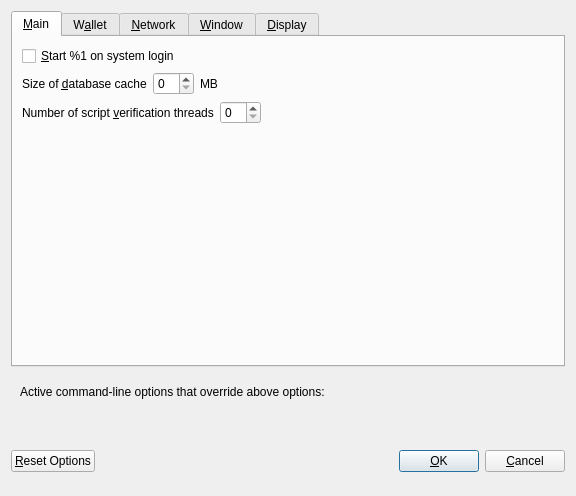
<?xml version="1.0" encoding="UTF-8"?>
<ui version="4.0">
 <class>OptionsDialog</class>
 <widget class="QDialog" name="OptionsDialog">
  <property name="geometry">
   <rect>
    <x>0</x>
    <y>0</y>
    <width>576</width>
    <height>496</height>
   </rect>
  </property>
  <property name="windowTitle">
   <string>Options</string>
  </property>
  <property name="modal">
   <bool>true</bool>
  </property>
  <layout class="QVBoxLayout" name="verticalLayout">
   <item>
    <widget class="QTabWidget" name="tabWidget">
     <property name="currentIndex">
      <number>0</number>
     </property>
     <widget class="QWidget" name="tabMain">
      <attribute name="title">
       <string>&amp;Main</string>
      </attribute>
      <layout class="QVBoxLayout" name="verticalLayout_Main">
       <item>
        <widget class="QCheckBox" name="bitcoinAtStartup">
         <property name="toolTip">
          <string>Automatically start %1 after logging in to the system.</string>
         </property>
         <property name="text">
          <string>&amp;Start %1 on system login</string>
         </property>
        </widget>
       </item>
       <item>
        <layout class="QHBoxLayout" name="horizontalLayout_2_Main">
         <item>
          <widget class="QLabel" name="databaseCacheLabel">
           <property name="text">
            <string>Size of &amp;database cache</string>
           </property>
           <property name="textFormat">
            <enum>Qt::PlainText</enum>
           </property>
           <property name="buddy">
            <cstring>databaseCache</cstring>
           </property>
          </widget>
         </item>
         <item>
          <widget class="QSpinBox" name="databaseCache"/>
         </item>
         <item>
          <widget class="QLabel" name="databaseCacheUnitLabel">
           <property name="text">
            <string>MB</string>
           </property>
           <property name="textFormat">
            <enum>Qt::PlainText</enum>
           </property>
          </widget>
         </item>
         <item>
          <spacer name="horizontalSpacer_2_Main">
           <property name="orientation">
            <enum>Qt::Horizontal</enum>
           </property>
           <property name="sizeHint" stdset="0">
            <size>
             <width>40</width>
             <height>20</height>
            </size>
           </property>
          </spacer>
         </item>
        </layout>
       </item>
       <item>
        <layout class="QHBoxLayout" name="horizontalLayout_3_Main">
         <item>
          <widget class="QLabel" name="threadsScriptVerifLabel">
           <property name="text">
            <string>Number of script &amp;verification threads</string>
           </property>
           <property name="textFormat">
            <enum>Qt::PlainText</enum>
           </property>
           <property name="buddy">
            <cstring>threadsScriptVerif</cstring>
           </property>
          </widget>
         </item>
         <item>
          <widget class="QSpinBox" name="threadsScriptVerif">
           <property name="toolTip">
            <string>(0 = auto, &lt;0 = leave that many cores free)</string>
           </property>
          </widget>
         </item>
         <item>
          <spacer name="horizontalSpacer_3_Main">
           <property name="orientation">
            <enum>Qt::Horizontal</enum>
           </property>
           <property name="sizeHint" stdset="0">
            <size>
             <width>40</width>
             <height>20</height>
            </size>
           </property>
          </spacer>
         </item>
        </layout>
       </item>
       <item>
        <spacer name="verticalSpacer_Main">
         <property name="orientation">
          <enum>Qt::Vertical</enum>
         </property>
         <property name="sizeHint" stdset="0">
          <size>
           <width>20</width>
           <height>40</height>
          </size>
         </property>
        </spacer>
       </item>
      </layout>
     </widget>
     <widget class="QWidget" name="tabWallet">
      <attribute name="title">
       <string>W&amp;allet</string>
      </attribute>
      <layout class="QVBoxLayout" name="verticalLayout_Wallet">
       <item>
        <widget class="QGroupBox" name="groupBox">
         <property name="title">
          <string>Expert</string>
         </property>
         <layout class="QVBoxLayout" name="verticalLayout_2">
          <item>
           <widget class="QCheckBox" name="coinControlFeatures">
            <property name="toolTip">
             <string>Whether to show coin control features or not.</string>
            </property>
            <property name="text">
             <string>Enable coin &amp;control features</string>
            </property>
           </widget>
          </item>
          <item>
           <widget class="QCheckBox" name="showMasternodesTab">
            <property name="toolTip">
             <string>Show additional tab listing all your masternodes in first sub-tab&lt;br/&gt;and all masternodes on the network in second sub-tab.</string>
            </property>
            <property name="text">
             <string>Show Masternodes Tab</string>
            </property>
           </widget>
          </item>
          <item>
           <widget class="QCheckBox" name="spendZeroConfChange">
            <property name="toolTip">
             <string>If you disable the spending of unconfirmed change, the change from a transaction&lt;br/&gt;cannot be used until that transaction has at least one confirmation.&lt;br/&gt;This also affects how your balance is computed.</string>
            </property>
            <property name="text">
             <string>&amp;Spend unconfirmed change</string>
            </property>
           </widget>
          </item>
         </layout>
        </widget>
       </item>
       <item>
        <layout class="QHBoxLayout" name="horizontalLayout_4_Wallet"/>
       </item>
       <item>
        <layout class="QHBoxLayout" name="horizontalLayout"/>
       </item>
       <item>
        <spacer name="verticalSpacer_Wallet">
         <property name="orientation">
          <enum>Qt::Vertical</enum>
         </property>
         <property name="sizeHint" stdset="0">
          <size>
           <width>20</width>
           <height>40</height>
          </size>
         </property>
        </spacer>
       </item>
      </layout>
     </widget>
     <widget class="QWidget" name="tabNetwork">
      <attribute name="title">
       <string>&amp;Network</string>
      </attribute>
      <layout class="QVBoxLayout" name="verticalLayout_Network">
       <item>
        <widget class="QCheckBox" name="mapPortUpnp">
         <property name="toolTip">
          <string>Automatically open the Lksc Core client port on the router. This only works when your router supports UPnP and it is enabled.</string>
         </property>
         <property name="text">
          <string>Map port using &amp;UPnP</string>
         </property>
        </widget>
       </item>
       <item>
        <widget class="QCheckBox" name="allowIncoming">
         <property name="toolTip">
          <string>Accept connections from outside</string>
         </property>
         <property name="text">
          <string>Allow incoming connections</string>
         </property>
        </widget>
       </item>
       <item>
        <widget class="QCheckBox" name="connectSocks">
         <property name="toolTip">
          <string>Connect to the Lksc network through a SOCKS5 proxy.</string>
         </property>
         <property name="text">
          <string>&amp;Connect through SOCKS5 proxy (default proxy):</string>
         </property>
        </widget>
       </item>
       <item>
        <layout class="QHBoxLayout" name="horizontalLayout_1_Network">
         <item>
          <widget class="QLabel" name="proxyIpLabel">
           <property name="text">
            <string>Proxy &amp;IP:</string>
           </property>
           <property name="textFormat">
            <enum>Qt::PlainText</enum>
           </property>
           <property name="buddy">
            <cstring>proxyIp</cstring>
           </property>
          </widget>
         </item>
         <item>
          <widget class="QValidatedLineEdit" name="proxyIp">
           <property name="minimumSize">
            <size>
             <width>140</width>
             <height>0</height>
            </size>
           </property>
           <property name="maximumSize">
            <size>
             <width>140</width>
             <height>16777215</height>
            </size>
           </property>
           <property name="toolTip">
            <string>IP address of the proxy (e.g. IPv4: 127.0.0.1 / IPv6: ::1)</string>
           </property>
          </widget>
         </item>
         <item>
          <widget class="QLabel" name="proxyPortLabel">
           <property name="text">
            <string>&amp;Port:</string>
           </property>
           <property name="textFormat">
            <enum>Qt::PlainText</enum>
           </property>
           <property name="buddy">
            <cstring>proxyPort</cstring>
           </property>
          </widget>
         </item>
         <item>
          <widget class="QLineEdit" name="proxyPort">
           <property name="minimumSize">
            <size>
             <width>55</width>
             <height>0</height>
            </size>
           </property>
           <property name="maximumSize">
            <size>
             <width>55</width>
             <height>16777215</height>
            </size>
           </property>
           <property name="toolTip">
            <string>Port of the proxy (e.g. 9050)</string>
           </property>
          </widget>
         </item>
         <item>
          <spacer name="horizontalSpacer_1_Network">
           <property name="orientation">
            <enum>Qt::Horizontal</enum>
           </property>
           <property name="sizeHint" stdset="0">
            <size>
             <width>40</width>
             <height>20</height>
            </size>
           </property>
          </spacer>
         </item>
        </layout>
       </item>
       <item>
        <layout class="QHBoxLayout" name="horizontalLayout_2_Network">
         <item>
          <widget class="QLabel" name="proxyActiveNets">
           <property name="text">
            <string>Used for reaching peers via:</string>
           </property>
           <property name="textFormat">
            <enum>Qt::PlainText</enum>
           </property>
          </widget>
         </item>
         <item>
          <widget class="QCheckBox" name="proxyReachIPv4">
           <property name="enabled">
            <bool>false</bool>
           </property>
           <property name="toolTip">
            <string>Shows if the supplied default SOCKS5 proxy is used to reach peers via this network type.</string>
           </property>
           <property name="text">
            <string/>
           </property>
          </widget>
         </item>
         <item>
          <widget class="QLabel" name="proxyReachIPv4Label">
           <property name="text">
            <string>IPv4</string>
           </property>
           <property name="textFormat">
            <enum>Qt::PlainText</enum>
           </property>
          </widget>
         </item>
         <item>
          <widget class="QCheckBox" name="proxyReachIPv6">
           <property name="enabled">
            <bool>false</bool>
           </property>
           <property name="toolTip">
            <string>Shows if the supplied default SOCKS5 proxy is used to reach peers via this network type.</string>
           </property>
           <property name="text">
            <string/>
           </property>
          </widget>
         </item>
         <item>
          <widget class="QLabel" name="proxyReachIPv6Label">
           <property name="text">
            <string>IPv6</string>
           </property>
           <property name="textFormat">
            <enum>Qt::PlainText</enum>
           </property>
          </widget>
         </item>
         <item>
          <widget class="QCheckBox" name="proxyReachTor">
           <property name="enabled">
            <bool>false</bool>
           </property>
           <property name="toolTip">
            <string>Shows if the supplied default SOCKS5 proxy is used to reach peers via this network type.</string>
           </property>
           <property name="text">
            <string/>
           </property>
          </widget>
         </item>
         <item>
          <widget class="QLabel" name="proxyReachTorLabel">
           <property name="text">
            <string>Tor</string>
           </property>
           <property name="textFormat">
            <enum>Qt::PlainText</enum>
           </property>
          </widget>
         </item>
         <item>
          <spacer name="horizontalSpacer_2_Network">
           <property name="orientation">
            <enum>Qt::Horizontal</enum>
           </property>
           <property name="sizeHint" stdset="0">
            <size>
             <width>40</width>
             <height>20</height>
            </size>
           </property>
          </spacer>
         </item>
        </layout>
       </item>
       <item>
        <widget class="QCheckBox" name="connectSocksTor">
         <property name="toolTip">
          <string>Connect to the Lksc network through a separate SOCKS5 proxy for Tor hidden services.</string>
         </property>
         <property name="text">
          <string>Use separate SOCKS5 proxy to reach peers via Tor hidden services:</string>
         </property>
        </widget>
       </item>
       <item>
        <layout class="QHBoxLayout" name="horizontalLayout_3_Network">
         <item>
          <widget class="QLabel" name="proxyIpTorLabel">
           <property name="text">
            <string>Proxy &amp;IP:</string>
           </property>
           <property name="textFormat">
            <enum>Qt::PlainText</enum>
           </property>
           <property name="buddy">
            <cstring>proxyIpTor</cstring>
           </property>
          </widget>
         </item>
         <item>
          <widget class="QValidatedLineEdit" name="proxyIpTor">
           <property name="minimumSize">
            <size>
             <width>140</width>
             <height>0</height>
            </size>
           </property>
           <property name="maximumSize">
            <size>
             <width>140</width>
             <height>16777215</height>
            </size>
           </property>
           <property name="toolTip">
            <string>IP address of the proxy (e.g. IPv4: 127.0.0.1 / IPv6: ::1)</string>
           </property>
          </widget>
         </item>
         <item>
          <widget class="QLabel" name="proxyPortTorLabel">
           <property name="text">
            <string>&amp;Port:</string>
           </property>
           <property name="textFormat">
            <enum>Qt::PlainText</enum>
           </property>
           <property name="buddy">
            <cstring>proxyPortTor</cstring>
           </property>
          </widget>
         </item>
         <item>
          <widget class="QLineEdit" name="proxyPortTor">
           <property name="minimumSize">
            <size>
             <width>55</width>
             <height>0</height>
            </size>
           </property>
           <property name="maximumSize">
            <size>
             <width>55</width>
             <height>16777215</height>
            </size>
           </property>
           <property name="toolTip">
            <string>Port of the proxy (e.g. 9050)</string>
           </property>
          </widget>
         </item>
         <item>
          <spacer name="horizontalSpacer_4_Network">
           <property name="orientation">
            <enum>Qt::Horizontal</enum>
           </property>
           <property name="sizeHint" stdset="0">
            <size>
             <width>40</width>
             <height>20</height>
            </size>
           </property>
          </spacer>
         </item>
        </layout>
       </item>
       <item>
        <spacer name="verticalSpacer_Network">
         <property name="orientation">
          <enum>Qt::Vertical</enum>
         </property>
         <property name="sizeHint" stdset="0">
          <size>
           <width>20</width>
           <height>40</height>
          </size>
         </property>
        </spacer>
       </item>
      </layout>
     </widget>
     <widget class="QWidget" name="tabWindow">
      <attribute name="title">
       <string>&amp;Window</string>
      </attribute>
      <layout class="QVBoxLayout" name="verticalLayout_Window">
       <item>
        <widget class="QCheckBox" name="hideTrayIcon">
         <property name="toolTip">
          <string>&amp;Hide the icon from the system tray.</string>
         </property>
         <property name="text">
          <string>Hide tray icon</string>
         </property>
        </widget>
       </item>
       <item>
        <widget class="QCheckBox" name="minimizeToTray">
         <property name="toolTip">
          <string>Show only a tray icon after minimizing the window.</string>
         </property>
         <property name="text">
          <string>&amp;Minimize to the tray instead of the taskbar</string>
         </property>
        </widget>
       </item>
       <item>
        <widget class="QCheckBox" name="minimizeOnClose">
         <property name="toolTip">
          <string>Minimize instead of exit the application when the window is closed. When this option is enabled, the application will be closed only after selecting Exit in the menu.</string>
         </property>
         <property name="text">
          <string>M&amp;inimize on close</string>
         </property>
        </widget>
       </item>
       <item>
        <spacer name="verticalSpacer_Window">
         <property name="orientation">
          <enum>Qt::Vertical</enum>
         </property>
         <property name="sizeHint" stdset="0">
          <size>
           <width>20</width>
           <height>40</height>
          </size>
         </property>
        </spacer>
       </item>
      </layout>
     </widget>
     <widget class="QWidget" name="tabDisplay">
      <attribute name="title">
       <string>&amp;Display</string>
      </attribute>
      <layout class="QVBoxLayout" name="verticalLayout_Display">
       <item>
        <layout class="QHBoxLayout" name="horizontalLayout_1_Display">
         <item>
          <widget class="QLabel" name="langLabel">
           <property name="text">
            <string>User Interface &amp;language:</string>
           </property>
           <property name="textFormat">
            <enum>Qt::PlainText</enum>
           </property>
           <property name="buddy">
            <cstring>lang</cstring>
           </property>
          </widget>
         </item>
         <item>
          <widget class="QValueComboBox" name="lang">
           <property name="toolTip">
            <string>The user interface language can be set here. This setting will take effect after restarting %1.</string>
           </property>
          </widget>
         </item>
        </layout>
       </item>
       <item>
        <widget class="QLabel" name="label_3">
         <property name="toolTip">
          <string notr="true"/>
         </property>
         <property name="statusTip">
          <string notr="true"/>
         </property>
         <property name="whatsThis">
          <string notr="true"/>
         </property>
         <property name="accessibleName">
          <string notr="true"/>
         </property>
         <property name="text">
          <string>Language missing or translation incomplete? Help contributing translations here:
https://www.transifex.com/projects/p/lks/</string>
         </property>
         <property name="wordWrap">
          <bool>true</bool>
         </property>
         <property name="openExternalLinks">
          <bool>true</bool>
         </property>
         <property name="textInteractionFlags">
          <set>Qt::TextBrowserInteraction</set>
         </property>
        </widget>
       </item>
       <item>
        <layout class="QHBoxLayout" name="horizontalLayout_4_Display" stretch="0,0">
         <item>
          <widget class="QLabel" name="themeLabel">
           <property name="text">
            <string>User Interface Theme:</string>
           </property>
          </widget>
         </item>
         <item>
          <widget class="QValueComboBox" name="theme"/>
         </item>
        </layout>
       </item>
       <item>
        <widget class="Line" name="line">
         <property name="orientation">
          <enum>Qt::Horizontal</enum>
         </property>
        </widget>
       </item>
       <item>
        <layout class="QHBoxLayout" name="horizontalLayout_2_Display">
         <item>
          <widget class="QLabel" name="unitLabel">
           <property name="text">
            <string>&amp;Unit to show amounts in:</string>
           </property>
           <property name="textFormat">
            <enum>Qt::PlainText</enum>
           </property>
           <property name="buddy">
            <cstring>unit</cstring>
           </property>
          </widget>
         </item>
         <item>
          <widget class="QValueComboBox" name="unit">
           <property name="toolTip">
            <string>Choose the default subdivision unit to show in the interface and when sending coins.</string>
           </property>
          </widget>
         </item>
        </layout>
       </item>
       <item>
        <layout class="QHBoxLayout" name="horizontalLayout_5_Display">
         <item>
          <widget class="QLabel" name="digitsLabel">
           <property name="text">
            <string>Decimal digits</string>
           </property>
          </widget>
         </item>
         <item>
          <widget class="QValueComboBox" name="digits"/>
         </item>
        </layout>
       </item>
       <item>
        <layout class="QHBoxLayout" name="horizontalLayout_3_Display">
         <item>
          <widget class="QLabel" name="thirdPartyTxUrlsLabel">
           <property name="toolTip">
            <string>Third party URLs (e.g. a block explorer) that appear in the transactions tab as context menu items.&lt;br/&gt;%s in the URL is replaced by transaction hash. Multiple URLs are separated by vertical bar |.</string>
           </property>
           <property name="text">
            <string>Third party transaction URLs</string>
           </property>
           <property name="buddy">
            <cstring>thirdPartyTxUrls</cstring>
           </property>
          </widget>
         </item>
         <item>
          <widget class="QLineEdit" name="thirdPartyTxUrls">
           <property name="toolTip">
            <string>Third party URLs (e.g. a block explorer) that appear in the transactions tab as context menu items.&lt;br/&gt;%s in the URL is replaced by transaction hash. Multiple URLs are separated by vertical bar |.</string>
           </property>
          </widget>
         </item>
        </layout>
       </item>
       <item>
        <spacer name="verticalSpacer">
         <property name="orientation">
          <enum>Qt::Vertical</enum>
         </property>
         <property name="sizeHint" stdset="0">
          <size>
           <width>20</width>
           <height>40</height>
          </size>
         </property>
        </spacer>
       </item>
      </layout>
     </widget>
    </widget>
   </item>
   <item>
    <widget class="QFrame" name="frame">
     <layout class="QVBoxLayout" name="verticalLayout_Bottom">
      <item>
       <layout class="QHBoxLayout" name="horizontalLayout_Bottom">
        <item>
         <widget class="QLabel" name="overriddenByCommandLineInfoLabel">
          <property name="text">
           <string>Active command-line options that override above options:</string>
          </property>
          <property name="textFormat">
           <enum>Qt::PlainText</enum>
          </property>
         </widget>
        </item>
        <item>
         <spacer name="horizontalSpacer_Bottom">
          <property name="orientation">
           <enum>Qt::Horizontal</enum>
          </property>
          <property name="sizeHint" stdset="0">
           <size>
            <width>40</width>
            <height>20</height>
           </size>
          </property>
         </spacer>
        </item>
       </layout>
      </item>
      <item>
       <widget class="QLabel" name="overriddenByCommandLineLabel">
        <property name="text">
         <string/>
        </property>
        <property name="textFormat">
         <enum>Qt::PlainText</enum>
        </property>
        <property name="wordWrap">
         <bool>true</bool>
        </property>
       </widget>
      </item>
     </layout>
    </widget>
   </item>
   <item>
    <layout class="QHBoxLayout" name="horizontalLayout_Buttons">
     <item>
      <widget class="QPushButton" name="resetButton">
       <property name="toolTip">
        <string>Reset all client options to default.</string>
       </property>
       <property name="text">
        <string>&amp;Reset Options</string>
       </property>
       <property name="autoDefault">
        <bool>false</bool>
       </property>
      </widget>
     </item>
     <item>
      <spacer name="horizontalSpacer_1">
       <property name="orientation">
        <enum>Qt::Horizontal</enum>
       </property>
       <property name="sizeHint" stdset="0">
        <size>
         <width>40</width>
         <height>48</height>
        </size>
       </property>
      </spacer>
     </item>
     <item>
      <widget class="QLabel" name="statusLabel">
       <property name="minimumSize">
        <size>
         <width>200</width>
         <height>0</height>
        </size>
       </property>
       <property name="font">
        <font>
         <weight>75</weight>
         <bold>true</bold>
        </font>
       </property>
       <property name="text">
        <string/>
       </property>
       <property name="textFormat">
        <enum>Qt::PlainText</enum>
       </property>
       <property name="wordWrap">
        <bool>true</bool>
       </property>
      </widget>
     </item>
     <item>
      <spacer name="horizontalSpacer_2">
       <property name="orientation">
        <enum>Qt::Horizontal</enum>
       </property>
       <property name="sizeHint" stdset="0">
        <size>
         <width>40</width>
         <height>48</height>
        </size>
       </property>
      </spacer>
     </item>
     <item>
      <widget class="QPushButton" name="okButton">
       <property name="text">
        <string>&amp;OK</string>
       </property>
       <property name="autoDefault">
        <bool>false</bool>
       </property>
       <property name="default">
        <bool>true</bool>
       </property>
      </widget>
     </item>
     <item>
      <widget class="QPushButton" name="cancelButton">
       <property name="text">
        <string>&amp;Cancel</string>
       </property>
       <property name="autoDefault">
        <bool>false</bool>
       </property>
      </widget>
     </item>
    </layout>
   </item>
  </layout>
 </widget>
 <customwidgets>
  <customwidget>
   <class>QValidatedLineEdit</class>
   <extends>QLineEdit</extends>
   <header>qvalidatedlineedit.h</header>
  </customwidget>
  <customwidget>
   <class>QValueComboBox</class>
   <extends>QComboBox</extends>
   <header>qvaluecombobox.h</header>
  </customwidget>
 </customwidgets>
 <resources/>
 <connections/>
</ui>
